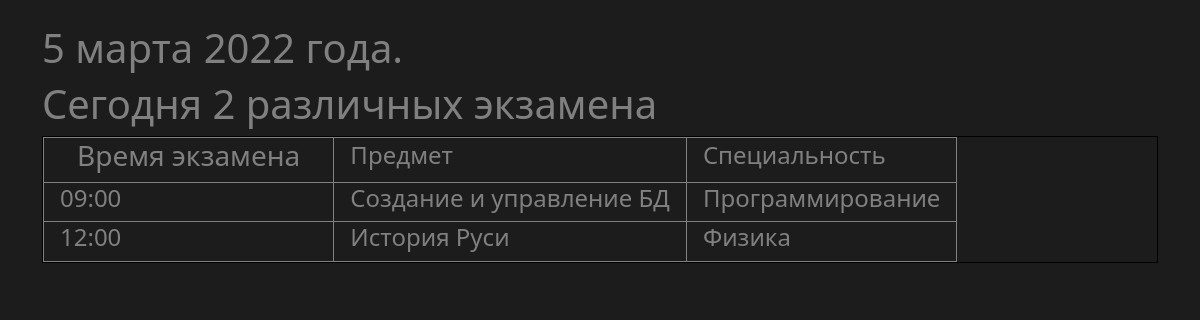
The app's page /table.php?day=5 with its own data.
### tables this page shows
CREATE TABLE `Schedule1` (
  `id` int(11) NOT NULL,
  `id_subject` int(11) DEFAULT NULL,
  `date_time` datetime DEFAULT NULL
);

CREATE TABLE `Subjects_to_specialities1` (
  `id` int(11) NOT NULL,
  `id_speciality` int(11) DEFAULT NULL,
  `id_subject` int(11) DEFAULT NULL
);

CREATE TABLE `Subjects1` (
  `id` int(11) NOT NULL,
  `title` varchar(150) DEFAULT NULL
);

CREATE TABLE `Specialities1` (
  `id` int(11) NOT NULL,
  `code_sp` int(11) DEFAULT NULL,
  `title` varchar(150) DEFAULT NULL
);

### table.php (the view, shortened to what this page needs)
<html lang="ru">
<head>
    <link rel="stylesheet" href="https://cdn.jsdelivr.net/npm/bootstrap@5.1.3/dist/css/bootstrap.min.css">
    <link rel="stylesheet" href="style.css">
</head>
<body>
    <div class="container mt-4">
        <?php
        $day = $_GET["day"];
        $day1 = "$day марта 2022 года.";
        echo "<h1>$day1</h1>";
        ?>
        <table class="bodytable">
            <tr>
                <th>
                    <h3>Время экзамена</h3>
                </th>
                <th>
                    <h4>Предмет</h4>
                </th>
                <th>
                    <h4>Специальность</h4>
                </th>
            </tr>
            <?php
            $mysql0 = new PDO("mysql:host=sql111.epizy.com;dbname=epiz_31326209_main", 'epiz_31326209', 'MIWpFHj53616OIj',array(PDO::MYSQL_ATTR_INIT_COMMAND=>"SET NAMES utf8"));
            $mysql0->setAttribute(PDO::ATTR_ERRMODE, PDO::ERRMODE_EXCEPTION);
            $q1 = "SELECT * FROM `Schedule1` WHERE DATE_FORMAT(`date_time`,'%d') = $day ORDER BY `date_time`";
            $statement = $mysql0->prepare($q1);
            $statement->execute();
            $result_array = $statement->fetchAll();
            $count = 0;
            $mysql = new mysqli('sql111.epizy.com', 'epiz_31326209', 'MIWpFHj53616OIj', 'epiz_31326209_main');
            $mysql->set_charset('utf8');
            foreach ($result_array as $sh) :
                $count += 1;
                $time = $sh['date_time'];
                $id_sub = $sh['id_subject'];
                $q2 = "SELECT * FROM `Subjects1` WHERE `id`= $id_sub";
                $sub1 = mysqli_query($mysql, $q2);
                $sub = $sub1->fetch_assoc();
                $title2 = $sub['title'];
                $q3 = "SELECT * FROM `Subjects_to_specialities1` WHERE `id_subject`= $id_sub";
                $sts1 = mysqli_query($mysql, $q3);
                while ($sts = mysqli_fetch_array($sts1)) :
                    $id_spec = $sts['id_speciality'];
                    $q4 = "SELECT * FROM `Specialities1` WHERE `id`= $id_spec";
                    $spec1 = mysqli_query($mysql, $q4);
                    $spec = $spec1->fetch_assoc();
                    $title4 = $spec['title'];
            ?>
                    <tr>
                        <th>
                            <h4><?= substr($time, 10, 6) ?></h4>
                        </th>
                        <th>
                            <h4><?= $title2 ?></h4>
                        </th>
                        <th>
                            <h4><?= $title4 ?></h4>
                        </th>
                    </tr>
            <?php
                endwhile;
            endforeach;
            if ($count > 1 && $count < 5) echo "<h1>Сегодня $count различных экзамена</h1>";
            ?>
        </table>
    </div>
</body>
</html>

### style.css (style rules this page uses)
body { background-color: #1C1C1C; }
h1 { color: gray; }
h3 { color: gray; margin-left: 32px; margin-right: 32px; }
h4 { color: gray; margin-left: 15px; margin-right: 15px; }
.bodytable { background-color: #1C1C1C; border: 1px solid gray; margin-left: auto; margin-right: auto; border: 1px solid #000; display: block; }
th, td { border: 1px solid grey; }

### records on screen
schedule1: date_time "09:00"
subjects_to_specialities1: id_subject.title "Создание и управление БД", id_speciality.title "Программирование"
schedule1: date_time "12:00"
subjects_to_specialities1: id_subject.title "История Руси", id_speciality.title "Физика"

### other values on screen
$day1 "5 марта 2022 года."
$count "2"
